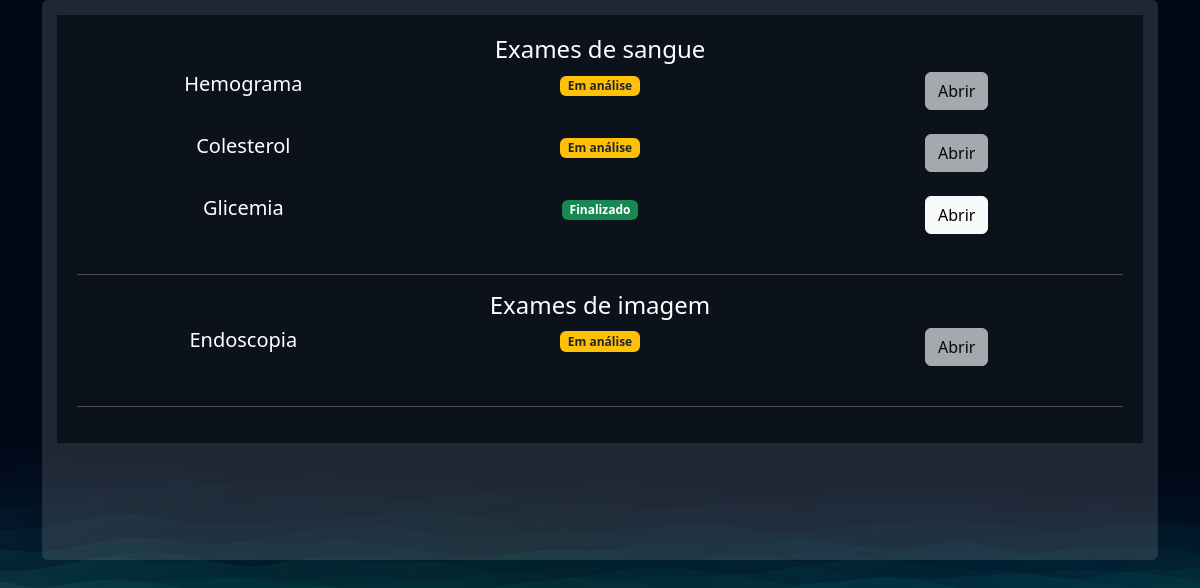
Screenshot of /exames/gerenciar_exames/ (signed in) with the database file from the repository.
### exames/models.py (models this page shows, shortened)
class SolicitacaoExame(models.Model):
    class Meta:
        verbose_name = "Solicitação de Exame"
        verbose_name_plural = "Solicitações de Exame"
    status_choices = (
        ('E', 'Em análise'),
        ('F', 'Finalizado'),
    )
    usuario = models.ForeignKey(User, on_delete=models.CASCADE)
    exame = models.ForeignKey(TiposExames, on_delete=models.CASCADE)
    status = models.CharField(max_length=50, choices=status_choices)
    resultado = models.FileField(upload_to='resultados', null=True, blank=True)
    requer_senha = models.BooleanField(default=False)
    senha = models.CharField(max_length=6, null=True, blank=True)
    def html_badge(self):
        if self.status == 'E':
            classes_css = 'bg-warning text-dark'
            texto = "Em análise"
        elif self.status == 'F':
            classes_css = 'bg-success'
            texto = "Finalizado"
        return mark_safe(f"<span class='badge bg-primary {classes_css}'>{texto}</span>")

class TiposExames(models.Model):
    class Meta:
        verbose_name = "Tipo de Exame"
        verbose_name_plural = "Tipos de Exame"
    TIPO_CHOICES = (
        ('I', 'Exame de imagem'),
        ('S', 'Exame de sangue'),
    )
    nome = models.CharField(max_length=50)
    tipo = models.CharField(max_length=2, choices=TIPO_CHOICES)
    preco = models.FloatField()
    disponivel = models.BooleanField(default=True)
    horario_inicial = models.IntegerField()
    horario_final = models.IntegerField()

### exames/views.py (the view)
# urls.py: path('gerenciar_exames/', views.gerenciar_exames, name="gerenciar_exames"),
@login_required
def gerenciar_exames(request: HttpRequest):
    exames = SolicitacaoExame.objects.filter(usuario=request.user)
    exames_sangue = [exame for exame in exames if exame.exame.tipo == "S"]
    exames_imagem = [exame for exame in exames if exame.exame.tipo == "I"]
    return render(
        request=request,
        template_name="exames/gerenciar_exames.html",
        context={"exames_sangue": exames_sangue,
                 "exames_imagem": exames_imagem,
                 },
    )

### exames/templates/exames/gerenciar_exames.html (shortened to what this page needs)
{% extends "bases/base.html" %}
{% load static %}
{% block head %}
    <link rel="stylesheet" href="{% static 'exames/css/gerenciar_pedidos.css' %}">
    <link rel="stylesheet" href="{% static 'exames/css/gerenciar_exames.css' %}">
    <link rel="stylesheet" href="{% static 'exames/css/style.css' %}">
{% endblock head %}
{% block conteudo %}
    <div class="container">
        <div class="card card-view">
            <div class="sub-card">
                <h4>Exames de sangue</h4>
                {% for exame in exames_sangue %}
                    <div class="row">
                        <div class="col-md"><h5>{{ exame.exame.nome }}</h5></div>
                        <div class="col-md">{{ exame.html_badge }}</div>
                        <div class="col-md">
                            {% if exame.status == 'F' %}
                            <a href="{% url 'exames:permitir_abrir_exame' exame.id %}" class="btn btn-light">Abrir</a>
                            {% else %}
                            <a href="#" class="btn btn-light disabled">Abrir</a>
                            {% endif %}
                        </div>
                    </div>
                    <br>
                {% empty %}
                <h5>Nenhum exame desse tipo</h5>
                {% endfor %}
                <hr style="color: white;">
                <h4>Exames de imagem</h4>
                {% for exame in exames_imagem %}
                    <div class="row">
                        <div class="col-md"><h5>{{ exame.exame.nome }}</h5></div>
                        <div class="col-md">{{ exame.html_badge }}</div>
                        <div class="col-md">
                            {% if exame.status == 'F' %}
                            <a href="{% url 'exames:permitir_abrir_exame' exame.id %}" class="btn btn-light">Abrir</a>
                            {% else %}
                            <a href="#" class="btn btn-light disabled">Abrir</a>
                            {% endif %}
                        </div>
                    </div>
                    <br>
                {% empty %}
                    <h5>Nenhum exame desse tipo</h5>
                {% endfor %}
                <hr style="color: white;">
            </div>
        </div>
    </div>
{% endblock conteudo %}

### templates/static/geral/css/base.css (style rules this page uses)
:root { --main-color: #151C34; --dark-color: #0C121C; --light-color: #6DE6EE; --contrast-color: #f4c96b; --differential-color: #066668; }
* { color: white }

### templates/static/exames/css/gerenciar_pedidos.css (style rules this page uses)
.card-view { text-align: center; padding: 0; border: none; height: 70vh; }

### templates/static/exames/css/gerenciar_exames.css (style rules this page uses)
.sub-card { background-color: var(--dark-color); padding: 20px; }

### templates/static/exames/css/style.css (style rules this page uses)
body { background-image: url("/static/geral/img/bg2.png"); background-size: cover; }
.card { background-color: rgba(217, 217, 217, 0.14); color: white; padding: 15px; }

### rows the page displays
SolicitacaoExame: exame.nome "Hemograma", html_badge "Em análise", shows "Abrir"
SolicitacaoExame: exame.nome "Colesterol", html_badge "Em análise", shows "Abrir"
SolicitacaoExame: exame.nome "Glicemia", html_badge "Finalizado", shows "Abrir"
SolicitacaoExame: exame.nome "Endoscopia", html_badge "Em análise", shows "Abrir"
